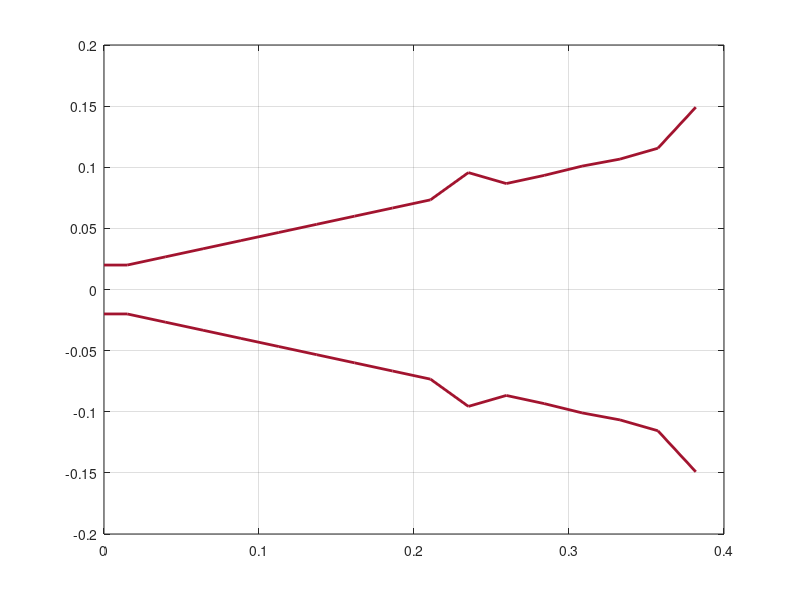

Reproduce this figure in MATLAB. (Note: this script raises an error after producing the figure.)
%% Optimum design for -45dB return loss from pattern search optimization 
clear;
c0 = 3e8;
F = 5e9;
lamb = c0./F;
N = 16;
data = load('fmincon_V2L_ms3serv2_fl.mat');
fmin = data.fmin2;

R = [fmin.r(1) fmin.r(1:N).'];

% R = [0.02 0.02 0.02667 0.03333 0.04 0.04667 0.05333 0.06 0.06667 0.07333 0.09562 0.08667 0.09333 0.1009 0.1067 0.1156...
%     0.1491];
% N = length(R) - 1;
% Len = 0.3912;
Len = fmin.r(N + 1);

l1 = lamb./4;
L = [l1 ones(1, N - 1)./N .* Len];

for i = 1:N
    L_axis(i) = sum(L(1:i));
end
L_axis = [0 L_axis];
figure;
plot(L_axis, R, 'LineWidth', 2, 'Color', [0.6350, 0.0780, 0.1840] );
hold on;
plot(L_axis, -R, 'LineWidth', 2, 'Color', [0.6350, 0.0780, 0.1840] );

grid on;

%% Iteration over the frequencies 

SP = [R(2:end) Len];

XMN_data = load('Xmn.mat');
str = XMN_data.Xmn;

fc_ = fc(R(2), 1, 1);

F = linspace(fc_(1)+fc_(1)./100, fc_(3), 3000);
% F = 5e9;
% objective = @(x) GSM_N_opt_allvar(SP(1:N), SP(N+1), x(1:length(F)), 0);

% parfor i = 1:length(F)
 RL = GSM_N_opt_allvar(SP(1:N), SP(N+1), F, 20);
% end

figure;
plot(F*1e-9, RL(:, 1), 'LineWidth', 2);
title('Return Loss of "Patternsearch Optimizated antenna at 5 GHz" with respect to a band of frequencies')

RL1 = GSM_N_opt_allvar(SP(1:N), SP(N+1), 5e9, 20);
% end
